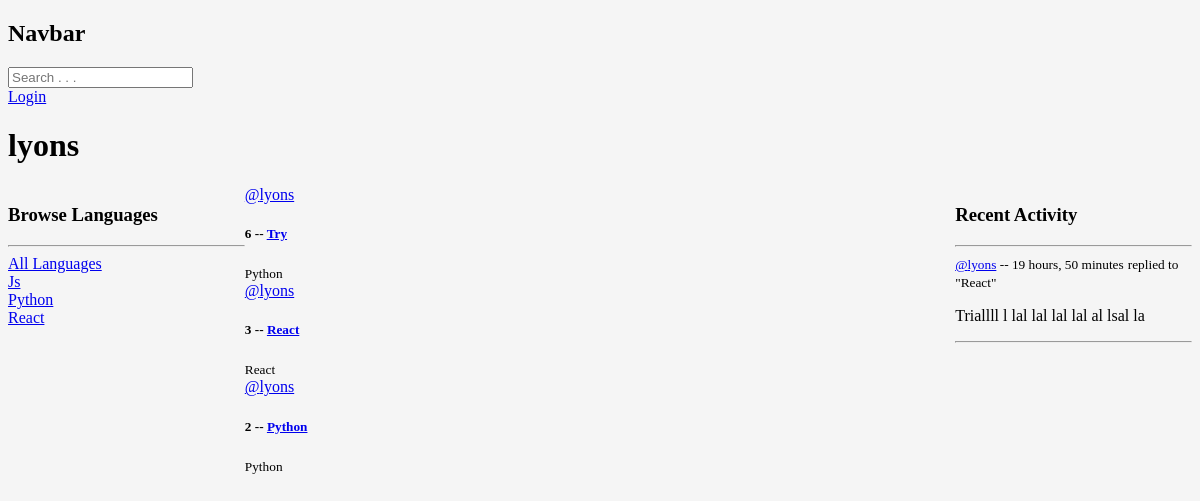
The page /profile/1 on the database as committed earlier.
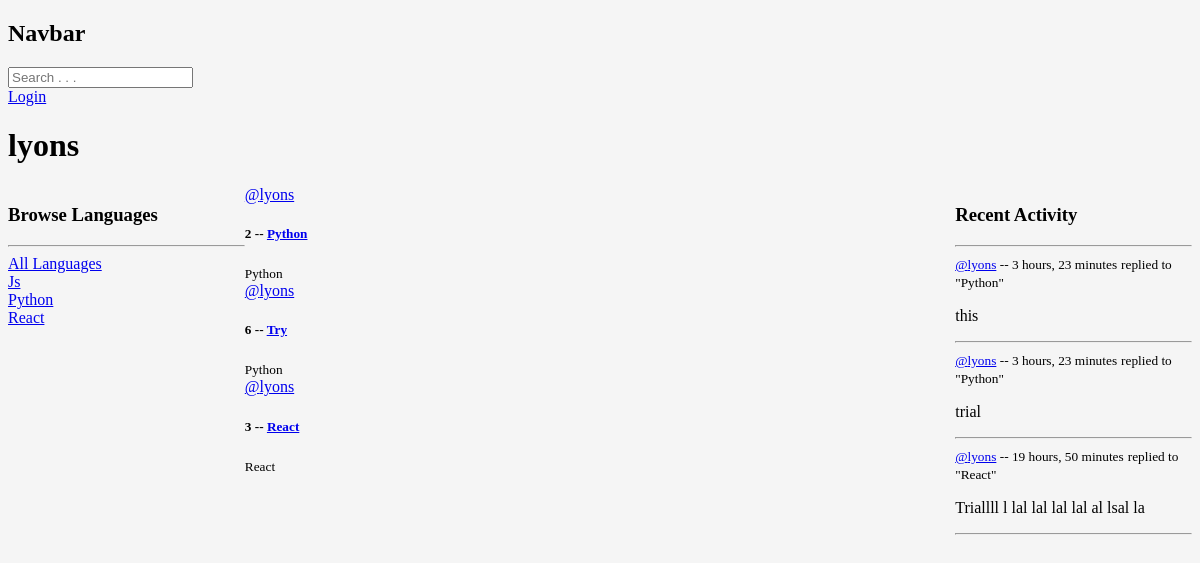
The same page on the database as committed later.
### learning/models.py (models this page shows, shortened)
class Language(models.Model):
    name = models.CharField(max_length=20)

class Group(models.Model):
    leader = models.ForeignKey(User, on_delete=models.SET_NULL, null=True)
    name = models.CharField(max_length=200)
    language = models.ForeignKey(Language, on_delete=models.SET_NULL, null=True)
    description = models.TextField(null=True, blank=True) #blank is for submission, null is for the database
    members = models.ManyToManyField(User, related_name='members', blank=True)
    created = models.DateTimeField(auto_now_add=True) #once
    updated = models.DateTimeField(auto_now=True) #every time
    class Meta:
        ordering = ['-updated', '-created']
    def __str__(self):
        return self.name  #has to be a string if not convert str(value)

class Message(models.Model):
    user = models.ForeignKey(User, on_delete=models.CASCADE)
    group = models.ForeignKey(Group, on_delete=models.CASCADE)
    body = models.TextField()
    created = models.DateTimeField(auto_now_add=True) #once
    updated = models.DateTimeField(auto_now=True) #every time
    class Meta:
        ordering = ['-updated', '-created']
    def __str__(self):
        return self.body[0:50]

### learning/views.py (the view)
# urls.py: path('profile/<str:pk>', views.userProfile, name="profile"),
def userProfile(request, pk):
    user = User.objects.get(id=pk)
    groups = user.group_set.all()
    group_messages = user.message_set.all()
    languages = Language.objects.all()
    context = {'user': user, 'groups': groups, 'group_messages': group_messages, 'languages': languages,}
    return render(request, 'learning/profile.html', context)

### learning/templates/learning/profile.html (shortened to what this page needs)
{% extends 'base.html' %}
{% block content %}
    <h1>{{user.username}}</h1>
    <div class="profile">
        <div class="">
            {% include 'learning/languages_component.html' %}
        </div>
        <div class="">
            {% include 'learning/feed_component.html' %}
        </div>
        <div class="">
            {% include 'learning/activity_component.html' %}
        </div>
    </div>
{% endblock content %}

### templates/base.html (shortened to what this page needs)
<!DOCTYPE html>
{% load static %}
<html lang="en">
<head>
    <link rel="stylesheet" href="{% static 'styles/main.css' %}">
</head>
<body>
    {% include 'navbar.html' %}
    {% block content %}
    {% endblock content %}
</body>
</html>

### templates/navbar.html
<h2>Navbar</h2>
<form action="{% url 'home' %}" method="get">
    <input type="text" name="q" placeholder="Search . . ." />
</form>
{% if request.user.is_authenticated %}
<p>Hello {{request.user}}</p>
<a href="{% url 'logout' %}">LogOut</a>
{% else %}
<a href="{% url 'login-page' %}">Login</a>
{% endif %}

### learning/templates/learning/languages_component.html
<h3>Browse Languages</h3>
<hr>
<div class="">
    <a href="{% url 'home' %}">All Languages</a>
</div>
{% for lang in languages %}
<div class="">
    <a href="{% url 'home' %}?q={{lang.name}}">{{lang.name}}</a>
</div>
{% endfor %}

### learning/templates/learning/feed_component.html (shortened to what this page needs)
<div class="">
    {% for group in groups %}
    <div>
        <a href="{% url 'profile' group.leader.id %}">@{{group.leader.username}}</a>
        <h5>{{ group.id }} -- <a href="{% url 'group' group.id %}">{{ group.name }}</a></h5>
        <small>{{group.language.name}}</small>
    </div>
    {% endfor %}
</div>

### learning/templates/learning/activity_component.html (shortened to what this page needs)
<h3>Recent Activity</h3>
        <hr>
        {% for message  in group_messages %}
        <div class="">
            <small><a href="{% url 'profile' message.user.id %}">@{{message.user}}</a> -- {{message.created | timesince }}</small>
            <small>replied to "{{message.group}}"</small>
            <p>{{message}}</p>
            <hr>
        </div>
        {% endfor %}

### static/styles/main.css (style rules this page uses)
body { background: whitesmoke; }

### learning/templates/learning/profile.html (style rules this page uses)
.profile { display: grid; grid-template-columns: 1fr 3fr 1fr; }

Rows that differ between the two databases and show on the page:
changed Group id 2: moves up the list
added Message: user "lyons", created "3 hours, 23 minutes", group "Python", body "this"
added Message: user "lyons", created "3 hours, 23 minutes", group "Python", body "trial"
